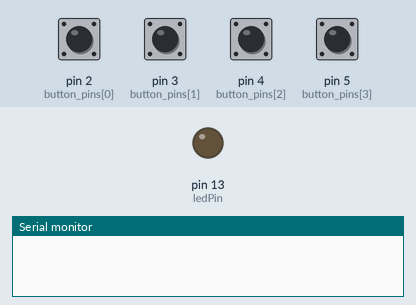
This sketch was run on a simulated Arduino Uno, built with avr-gcc and run on an emulated ATmega328P. Parts: output pins drawn as LEDs (lit = HIGH), the last lines printed to the serial monitor. The inputs (shaded band) are chosen by the test bench; at power-on: pin 2 (button_pins[0]), pin 3 (button_pins[1]), pin 4 (button_pins[2]), pin 5 (button_pins[3]) LOW.

Above: at 1.2 s.
1.3 s: pin 2 (button_pins[0]) pulled HIGH for 0.15 s
At 1.4 s:
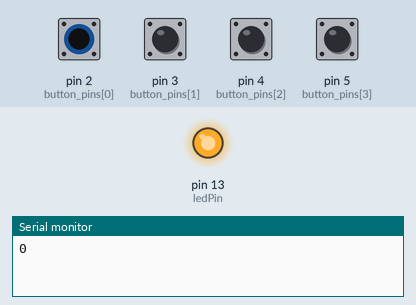
Timing chart, 0 to 4.3 s (numbered marks = the images above; inputs shaded):
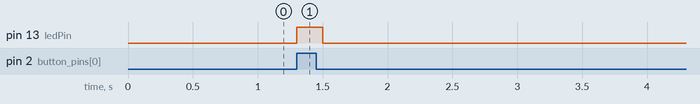

Measured:
- after the input at 1.3 s, pin 13 (ledPin): LOW → HIGH at once, → LOW 0.20 s later

The sketch:

bt_send.ino
```cpp
/*

Bluethoot Sender

Este programa envía por serial un numero
cada vez que se presiona un boton
Es posible especificar el numero de botones.

Este programa se desarrolló para ser usado con un módulo Bluethooth
para enviar el dato inlalambricamente a un programa en Processing.

Igualmente funciona por una conexion serial tradicional.

Camilo Martinez
cmart@decolector.net
2016

 */

// constants won't change. They're used here to
// set pin numbers:
const int buttonPin = 7;     // the number of the pushbutton pin
const int ledPin =  13;      // the number of the LED pin
int past_state = 0;


// variables will change:
int npins = 4;
int button_pins[] = {2,3,4,5};         // lista de pines conectados a botones
int button_states[] = {0,0,0,0};        //lista de valores actuales de los pines
int pbutton_states[] = {0,0,0,0}; //lista de valores pasados de los pines

void setup() {
  // initializa los pines
  pinMode(ledPin, OUTPUT);
  for(int i = 0; i < npins; i++){
      pinMode(button_pins[i], INPUT);
    }
  // initialize the pushbutton pin as an input:
  Serial.begin(9600);
}

void loop() {
  // read the state of the pushbutton value:
  for(int i = 0;i< npins;i++){
      button_states[i] = digitalRead(button_pins[i]);
    }

  for(int i = 0; i < npins; i++){
      if(button_states[i] == HIGH && pbutton_states[i] == LOW){
        Serial.println(i);
        digitalWrite(ledPin, HIGH);
        }
      if(button_states[i] == LOW && pbutton_states[i] == HIGH){
        digitalWrite(ledPin, LOW);
        }
      pbutton_states[i] = button_states[i];
    }

  delay(100);
}
/*
int* byteToArray(byte in){
  int i, temp, out[8];

  for(i=0; i<8; i++){     temp = (in >> i) & 1;
    if(temp == 0) temp = -1;
    out[i] = temp;
  }
  return out;
}

byte arrayToByte(int arr[], int len){
  // Convert -1 to 0 and pack the array into a byte
  int i;
  byte result = 0;

  for(i=len-1; i>=0; i--){
    if(arr[i] == -1){
      result &= ~(0 << i);
    } else {
      result |= (1 << i);
    }
  }
  return result;
}
*/
```
